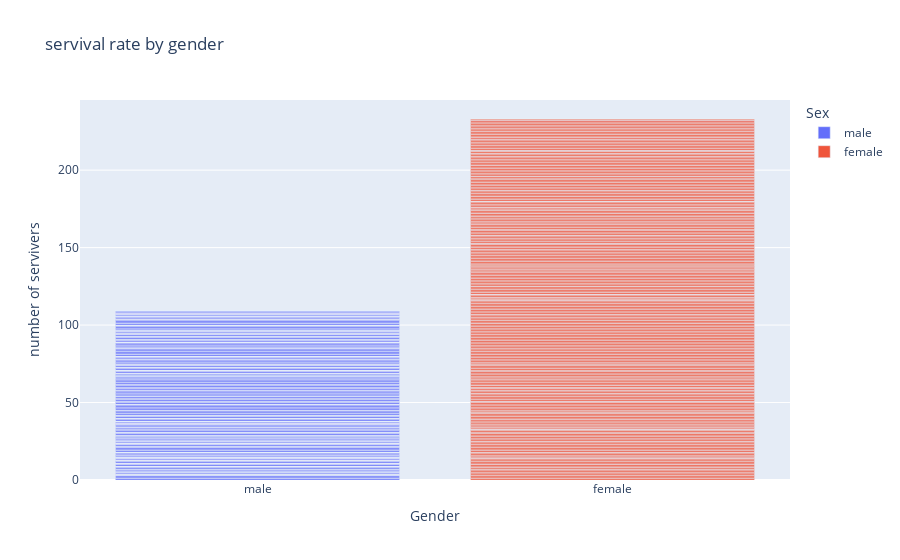

Notebook cell for this chart:
### Code cell
# bar plot
barplot = px.bar(data, x='Sex', y='Survived', color='Sex', title='servival rate by gender')
barplot.update_xaxes(title='Gender')# modify the x lable
barplot.update_yaxes(title='number of servivers')# modify the y lable
barplot.show()

### Figure 1 — Plotly figure (JSON) as saved in the notebook; plotly's stock layout.template omitted (floating-point values rounded to 4 significant figures; data arrays with more than 128 entries replaced by an {"elided": "..."} marker saying what was removed)
{"data": [{"alignmentgroup": "True", "hovertemplate": "Sex=%{x}<br>Survived=%{y}<extra></extra>", "legendgroup": "male", "marker": {"color": "#636efa", "pattern": {"shape": ""}}, "name": "male", "offsetgroup": "male", "orientation": "v", "showlegend": true, "textposition": "auto", "type": "bar", "x": {"elided": "577 str values"}, "xaxis": "x", "y": {"elided": "577 int values"}, "yaxis": "y"}, {"alignmentgroup": "True", "hovertemplate": "Sex=%{x}<br>Survived=%{y}<extra></extra>", "legendgroup": "female", "marker": {"color": "#EF553B", "pattern": {"shape": ""}}, "name": "female", "offsetgroup": "female", "orientation": "v", "showlegend": true, "textposition": "auto", "type": "bar", "x": {"elided": "314 str values"}, "xaxis": "x", "y": {"elided": "314 int values"}, "yaxis": "y"}], "layout": {"barmode": "relative", "legend": {"title": {"text": "Sex"}, "tracegroupgap": 0}, "title": {"text": "servival rate by gender"}, "xaxis": {"anchor": "y", "categoryarray": ["male", "female"], "categoryorder": "array", "domain": [0, 1], "title": {"text": "Gender"}}, "yaxis": {"anchor": "x", "domain": [0, 1], "title": {"text": "number of servivers"}}}}
